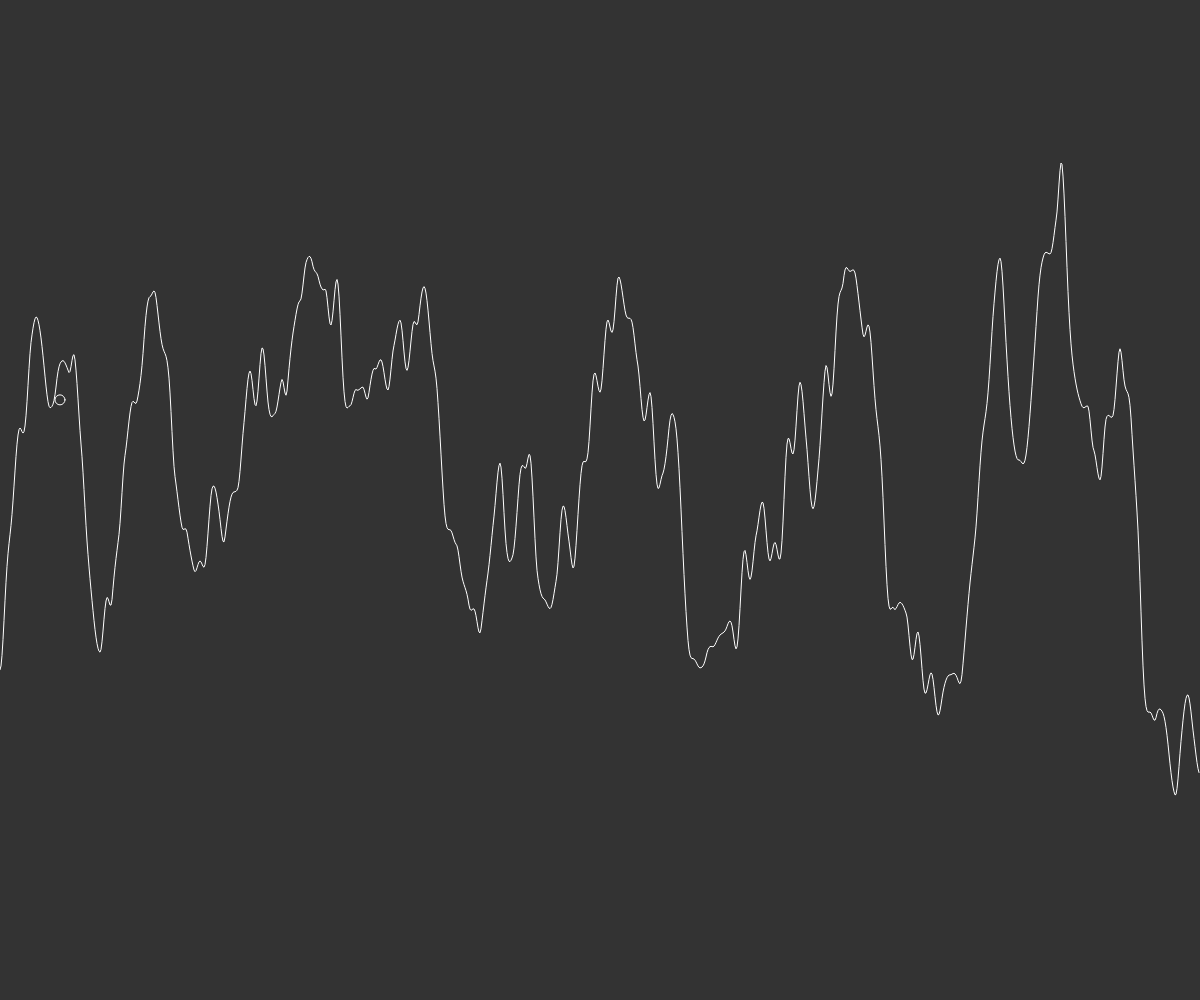
Frame 1 (no input)
Frame 2 (the mouse pressed at the canvas centre, redrawn once): identical to frame 1, image omitted

The p5.js sketch that drew this single still picture (run headless with seeded random() and noise() and a simulated clock; the mouse was pressed at the canvas centre and the sketch redrawn once):

// p5.js sketch
// ── sketch.js
let inc=0.02;

function setup (){
	createCanvas (windowWidth,windowHeight);
  }
   function draw (){
	 background (51);
	 stroke(255);
	 noFill();
	beginShape();
	var xoff=0;
	 for (var x=0; x<width; x++){
	   stroke(255);
	   //strokeWeight (5);
	   var y =noise (xoff) * height ;
	   vertex (x,y);
	   
	   xoff += inc;
	   
	   
	 }
	 endShape();
	 ellipse(60, noise((xoff+inc)*59)*height, 10)
	 
	 noLoop();
	 
   }
  
